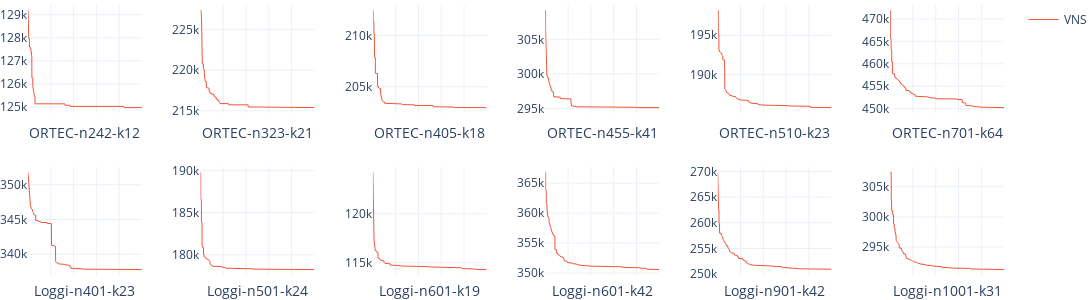

The code cell stored with this chart in its notebook:
### Code cell
keys = VRP_KEYS
n = 6
fig = make_subplots(rows=2, cols=n, horizontal_spacing=0.06, vertical_spacing=0.2)
for i, key in enumerate(keys):
    vns = create_scatter(irl_vns_2_df[key], 'VNS', "#EF553B", i==0)
    fig.append_trace(vns, row=i//n+1, col=i%n+1)
    fig['layout'][f'xaxis{i+1}'].update(title=key.split(".vrp")[0])
fig.update_layout(height=300, width=100*len(keys))
fig.update_traces(line_width=1, marker_size=2)
fig.update_layout(template='plotly_white', margin=dict(l=0, r=0, t=0, b=0, pad=0, autoexpand=True))
fig.update_xaxes(showgrid=True, showticklabels=False, showline=False, zeroline=False)
fig.show()

### Figure 1 — Plotly figure (JSON) as saved in the notebook; plotly's stock layout.template omitted (floating-point values rounded to 4 significant figures; data arrays with more than 128 entries replaced by an {"elided": "..."} marker saying what was removed)
{"data": [{"legendgroup": "VNS", "line": {"color": "#EF553B", "width": 1}, "marker": {"size": 2}, "mode": "lines", "name": "VNS", "showlegend": true, "type": "scatter", "x": {"elided": "1053 float values"}, "xaxis": "x", "y": {"elided": "1053 int values"}, "yaxis": "y"}, {"legendgroup": "VNS", "line": {"color": "#EF553B", "width": 1}, "marker": {"size": 2}, "mode": "lines", "name": "VNS", "showlegend": false, "type": "scatter", "x": {"elided": "1030 float values"}, "xaxis": "x2", "y": {"elided": "1030 int values"}, "yaxis": "y2"}, {"legendgroup": "VNS", "line": {"color": "#EF553B", "width": 1}, "marker": {"size": 2}, "mode": "lines", "name": "VNS", "showlegend": false, "type": "scatter", "x": {"elided": "1032 float values"}, "xaxis": "x3", "y": {"elided": "1032 int values"}, "yaxis": "y3"}, {"legendgroup": "VNS", "line": {"color": "#EF553B", "width": 1}, "marker": {"size": 2}, "mode": "lines", "name": "VNS", "showlegend": false, "type": "scatter", "x": {"elided": "1028 float values"}, "xaxis": "x4", "y": {"elided": "1028 int values"}, "yaxis": "y4"}, {"legendgroup": "VNS", "line": {"color": "#EF553B", "width": 1}, "marker": {"size": 2}, "mode": "lines", "name": "VNS", "showlegend": false, "type": "scatter", "x": {"elided": "1026 float values"}, "xaxis": "x5", "y": {"elided": "1026 int values"}, "yaxis": "y5"}, {"legendgroup": "VNS", "line": {"color": "#EF553B", "width": 1}, "marker": {"size": 2}, "mode": "lines", "name": "VNS", "showlegend": false, "type": "scatter", "x": {"elided": "1024 float values"}, "xaxis": "x6", "y": {"elided": "1024 int values"}, "yaxis": "y6"}, {"legendgroup": "VNS", "line": {"color": "#EF553B", "width": 1}, "marker": {"size": 2}, "mode": "lines", "name": "VNS", "showlegend": false, "type": "scatter", "x": {"elided": "1027 float values"}, "xaxis": "x7", "y": {"elided": "1027 int values"}, "yaxis": "y7"}, {"legendgroup": "VNS", "line": {"color": "#EF553B", "width": 1}, "marker": {"size": 2}, "mode": "lines", "name": "VNS", "showlegend": false, "type": "scatter", "x": {"elided": "1027 float values"}, "xaxis": "x8", "y": {"elided": "1027 int values"}, "yaxis": "y8"}, {"legendgroup": "VNS", "line": {"color": "#EF553B", "width": 1}, "marker": {"size": 2}, "mode": "lines", "name": "VNS", "showlegend": false, "type": "scatter", "x": {"elided": "1024 float values"}, "xaxis": "x9", "y": {"elided": "1024 int values"}, "yaxis": "y9"}, {"legendgroup": "VNS", "line": {"color": "#EF553B", "width": 1}, "marker": {"size": 2}, "mode": "lines", "name": "VNS", "showlegend": false, "type": "scatter", "x": {"elided": "1024 float values"}, "xaxis": "x10", "y": {"elided": "1024 int values"}, "yaxis": "y10"}, {"legendgroup": "VNS", "line": {"color": "#EF553B", "width": 1}, "marker": {"size": 2}, "mode": "lines", "name": "VNS", "showlegend": false, "type": "scatter", "x": {"elided": "1024 float values"}, "xaxis": "x11", "y": {"elided": "1024 int values"}, "yaxis": "y11"}, {"legendgroup": "VNS", "line": {"color": "#EF553B", "width": 1}, "marker": {"size": 2}, "mode": "lines", "name": "VNS", "showlegend": false, "type": "scatter", "x": {"elided": "1025 float values"}, "xaxis": "x12", "y": {"elided": "1025 int values"}, "yaxis": "y12"}], "layout": {"height": 300, "margin": {"autoexpand": true, "b": 0, "l": 0, "pad": 0, "r": 0, "t": 0}, "width": 1200, "xaxis": {"anchor": "y", "domain": [0, 0.1167], "showgrid": true, "showline": false, "showticklabels": false, "title": {"text": "ORTEC-n242-k12"}, "zeroline": false}, "xaxis10": {"anchor": "y10", "domain": [0.53, 0.6467], "showgrid": true, "showline": false, "showticklabels": false, "title": {"text": "Loggi-n601-k42"}, "zeroline": false}, "xaxis11": {"anchor": "y11", "domain": [0.7067, 0.8233], "showgrid": true, "showline": false, "showticklabels": false, "title": {"text": "Loggi-n901-k42"}, "zeroline": false}, "xaxis12": {"anchor": "y12", "domain": [0.8833, 1], "showgrid": true, "showline": false, "showticklabels": false, "title": {"text": "Loggi-n1001-k31"}, "zeroline": false}, "xaxis2": {"anchor": "y2", "domain": [0.1767, 0.2933], "showgrid": true, "showline": false, "showticklabels": false, "title": {"text": "ORTEC-n323-k21"}, "zeroline": false}, "xaxis3": {"anchor": "y3", "domain": [0.3533, 0.47], "showgrid": true, "showline": false, "showticklabels": false, "title": {"text": "ORTEC-n405-k18"}, "zeroline": false}, "xaxis4": {"anchor": "y4", "domain": [0.53, 0.6467], "showgrid": true, "showline": false, "showticklabels": false, "title": {"text": "ORTEC-n455-k41"}, "zeroline": false}, "xaxis5": {"anchor": "y5", "domain": [0.7067, 0.8233], "showgrid": true, "showline": false, "showticklabels": false, "title": {"text": "ORTEC-n510-k23"}, "zeroline": false}, "xaxis6": {"anchor": "y6", "domain": [0.8833, 1], "showgrid": true, "showline": false, "showticklabels": false, "title": {"text": "ORTEC-n701-k64"}, "zeroline": false}, "xaxis7": {"anchor": "y7", "domain": [0, 0.1167], "showgrid": true, "showline": false, "showticklabels": false, "title": {"text": "Loggi-n401-k23"}, "zeroline": false}, "xaxis8": {"anchor": "y8", "domain": [0.1767, 0.2933], "showgrid": true, "showline": false, "showticklabels": false, "title": {"text": "Loggi-n501-k24"}, "zeroline": false}, "xaxis9": {"anchor": "y9", "domain": [0.3533, 0.47], "showgrid": true, "showline": false, "showticklabels": false, "title": {"text": "Loggi-n601-k19"}, "zeroline": false}, "yaxis": {"anchor": "x", "domain": [0.6, 1]}, "yaxis10": {"anchor": "x10", "domain": [0, 0.4]}, "yaxis11": {"anchor": "x11", "domain": [0, 0.4]}, "yaxis12": {"anchor": "x12", "domain": [0, 0.4]}, "yaxis2": {"anchor": "x2", "domain": [0.6, 1]}, "yaxis3": {"anchor": "x3", "domain": [0.6, 1]}, "yaxis4": {"anchor": "x4", "domain": [0.6, 1]}, "yaxis5": {"anchor": "x5", "domain": [0.6, 1]}, "yaxis6": {"anchor": "x6", "domain": [0.6, 1]}, "yaxis7": {"anchor": "x7", "domain": [0, 0.4]}, "yaxis8": {"anchor": "x8", "domain": [0, 0.4]}, "yaxis9": {"anchor": "x9", "domain": [0, 0.4]}}}
